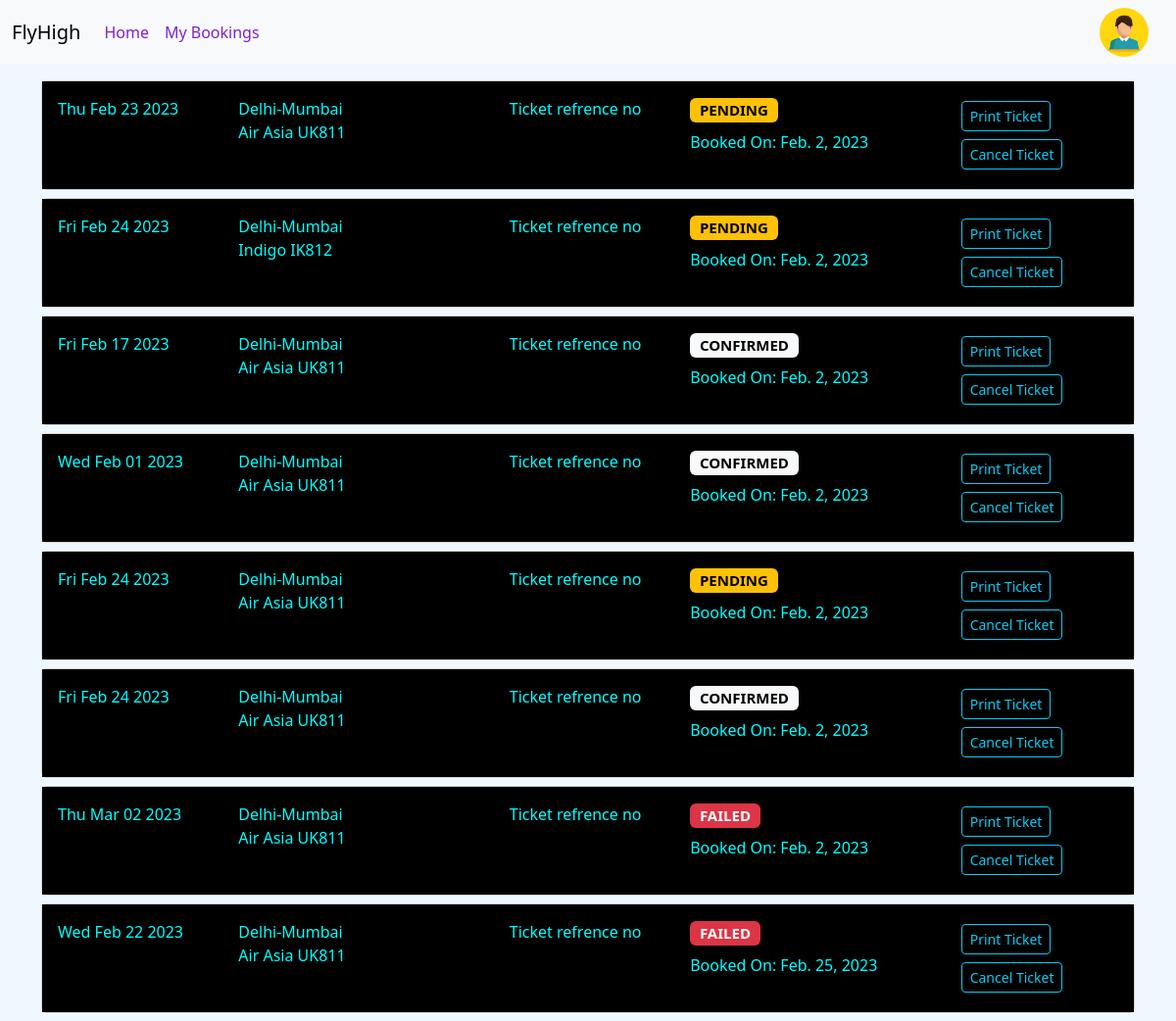
The page /mybooking/ (signed in) on the database its author committed.
### flyhigh/models.py (models this page shows, shortened)
class Userdetails(models.Model):
    sno=models.AutoField(primary_key=True)
    user=models.CharField(max_length=100)
    bookinginfo=models.ForeignKey(Booking,on_delete=models.CASCADE)

class Booking(models.Model):
    sno=models.AutoField(primary_key=True)
    passengar_details=models.CharField(max_length=500,default='')
    flight_info=models.ForeignKey(Flight,on_delete=models.CASCADE)
    country_code=models.CharField(max_length=10)
    mob_no=models.CharField(max_length=10)
    email=models.CharField(max_length=20)
    amount=models.IntegerField()
    date=models.DateTimeField(auto_now_add=True)
    flight_d_date=models.CharField(max_length=30)
    flight_a_date=models.CharField(max_length=30)
    return_flight_d_date=models.CharField(max_length=50,default='')
    return_flight_a_date=models.CharField(max_length=50,default='')
    status=models.CharField(max_length=10,default='')
    bookingdate=models.DateField(auto_now_add=True)

class Flight(models.Model):
    sno=models.AutoField(primary_key=True)
    plane_name=models.CharField(max_length=20)
    plane_code = models.CharField(max_length=10)
    origin=models.CharField(max_length=20)
    origin_airport = models.CharField(max_length=64)
    origin_code=models.CharField(max_length=10)
    destination=models.CharField(max_length=20)
    destination_code=models.CharField(max_length=10)
    destination_airport = models.CharField(max_length=64)
    depart_time=models.TimeField(blank=True)
    arrival_time=models.TimeField(blank=True)
    flight_duration=models.CharField(max_length=20,default='')
    economy_fare = models.FloatField(null=True)
    business_fare = models.FloatField(null=True)
    first_fare = models.FloatField(null=True)

### flyhigh/views.py (the view)
# urls.py: path('mybooking/', views.mybooking, name='mybooking'),
def mybooking(request):
    val=(request.user)
    if str(val)!="AnonymousUser":
       myuser=Userdetails.objects.filter(user=request.user)
       params={'flight':myuser}
       return render(request,"mybookings.html",params)
    else:
        return render(request,'login.html')

### templates/mybookings.html (shortened to what this page needs)
{% extends 'base.html' %}
{% block body %}
<div class="container mt-3">
    {% for item in flight  %}
    <div class="card my-2">
        <div class="card-body" style="background-color: black; color: aqua;">
            <div class="row">
                <div class="col-2">
                    {{item.bookinginfo.flight_d_date}}
                </div>
                <div class="col-3">
                    {{item.bookinginfo.flight_info.origin}}-{{item.bookinginfo.flight_info.destination}}
                    <p>{{item.bookinginfo.flight_info.plane_name}} {{item.bookinginfo.flight_info.plane_code}} </p>
                </div>
                <div class="col">Ticket refrence no</div>
                <div class="col-3 ">
                    {% if  item.bookinginfo.status  == 'True' %}
                    <h5><span class="badge text-bg-light">CONFIRMED</span></h5>
                    {% elif item.bookinginfo.status  == 'False'  %}
                    <h5><span class="badge text-bg-danger">FAILED</span></h5>
                    {% else %}
                    <h5><span class="badge text-bg-warning">PENDING</span></h5>
                    {% endif %}
                    <p>Booked On: {{item.bookinginfo.bookingdate}} </p>
                </div>
                <div class="col">
                    <button class="btn btn-outline-info btn-sm my-1" type="submit">Print Ticket</button>
                    <button class="btn btn-outline-info btn-sm my-1" type="submit">Cancel Ticket</button>
                </div>
            </div>
        </div>
    </div>
    {% endfor %}
</div>
{% endblock body %}

### templates/mybookings.html (style rules this page uses)
body { background-color: aliceblue; }

### rows shown on the page
Userdetails: bookinginfo.flight_d_date "Thu Feb 23 2023", bookinginfo.flight_info.origin "Delhi", bookinginfo.flight_info.destination "Mumbai", bookinginfo.flight_info.plane_name "Air Asia", bookinginfo.flight_info.plane_code "UK811", shows "PENDING", bookinginfo.bookingdate "Feb. 2, 2023"
Userdetails: bookinginfo.flight_d_date "Fri Feb 24 2023", bookinginfo.flight_info.origin "Delhi", bookinginfo.flight_info.destination "Mumbai", bookinginfo.flight_info.plane_name "Indigo", bookinginfo.flight_info.plane_code "IK812", shows "PENDING", bookinginfo.bookingdate "Feb. 2, 2023"
Userdetails: bookinginfo.flight_d_date "Fri Feb 17 2023", bookinginfo.flight_info.origin "Delhi", bookinginfo.flight_info.destination "Mumbai", bookinginfo.flight_info.plane_name "Air Asia", bookinginfo.flight_info.plane_code "UK811", shows "CONFIRMED", bookinginfo.bookingdate "Feb. 2, 2023"
Userdetails: bookinginfo.flight_d_date "Wed Feb 01 2023", bookinginfo.flight_info.origin "Delhi", bookinginfo.flight_info.destination "Mumbai", bookinginfo.flight_info.plane_name "Air Asia", bookinginfo.flight_info.plane_code "UK811", shows "CONFIRMED", bookinginfo.bookingdate "Feb. 2, 2023"
Userdetails: bookinginfo.flight_d_date "Fri Feb 24 2023", bookinginfo.flight_info.origin "Delhi", bookinginfo.flight_info.destination "Mumbai", bookinginfo.flight_info.plane_name "Air Asia", bookinginfo.flight_info.plane_code "UK811", shows "PENDING", bookinginfo.bookingdate "Feb. 2, 2023"
Userdetails: bookinginfo.flight_d_date "Fri Feb 24 2023", bookinginfo.flight_info.origin "Delhi", bookinginfo.flight_info.destination "Mumbai", bookinginfo.flight_info.plane_name "Air Asia", bookinginfo.flight_info.plane_code "UK811", shows "CONFIRMED", bookinginfo.bookingdate "Feb. 2, 2023"
Userdetails: bookinginfo.flight_d_date "Thu Mar 02 2023", bookinginfo.flight_info.origin "Delhi", bookinginfo.flight_info.destination "Mumbai", bookinginfo.flight_info.plane_name "Air Asia", bookinginfo.flight_info.plane_code "UK811", shows "FAILED", bookinginfo.bookingdate "Feb. 2, 2023"
Userdetails: bookinginfo.flight_d_date "Wed Feb 22 2023", bookinginfo.flight_info.origin "Delhi", bookinginfo.flight_info.destination "Mumbai", bookinginfo.flight_info.plane_name "Air Asia", bookinginfo.flight_info.plane_code "UK811", shows "FAILED", bookinginfo.bookingdate "Feb. 25, 2023"
